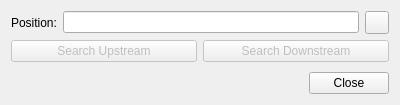
<?xml version="1.0" encoding="UTF-8"?>
<ui version="4.0">
 <class>UpstreamDownstreamDialog</class>
 <widget class="QDialog" name="UpstreamDownstreamDialog">
  <property name="geometry">
   <rect>
    <x>0</x>
    <y>0</y>
    <width>400</width>
    <height>105</height>
   </rect>
  </property>
  <property name="windowTitle">
   <string>Upstream/Downstream Search</string>
  </property>
  <layout class="QGridLayout" name="gridLayout">
   <item row="1" column="0" colspan="3">
    <layout class="QHBoxLayout" name="horizontalLayout">
     <item>
      <widget class="QPushButton" name="pushButtonSearchUpstream">
       <property name="enabled">
        <bool>false</bool>
       </property>
       <property name="text">
        <string>Search Upstream</string>
       </property>
      </widget>
     </item>
     <item>
      <widget class="QPushButton" name="pushButtonSearchDownstream">
       <property name="enabled">
        <bool>false</bool>
       </property>
       <property name="text">
        <string>Search Downstream</string>
       </property>
      </widget>
     </item>
    </layout>
   </item>
   <item row="0" column="1">
    <widget class="QLineEdit" name="lineEditPosition"/>
   </item>
   <item row="3" column="0" colspan="3">
    <widget class="QDialogButtonBox" name="buttonBox">
     <property name="orientation">
      <enum>Qt::Horizontal</enum>
     </property>
     <property name="standardButtons">
      <set>QDialogButtonBox::Close</set>
     </property>
    </widget>
   </item>
   <item row="0" column="0">
    <widget class="QLabel" name="labelPosition">
     <property name="text">
      <string>Position:</string>
     </property>
    </widget>
   </item>
   <item row="0" column="2">
    <widget class="QToolButton" name="toolButtonSelectPosition">
     <property name="toolTip">
      <string>Select reach</string>
     </property>
     <property name="text">
      <string/>
     </property>
    </widget>
   </item>
   <item row="2" column="0" colspan="3">
    <spacer name="verticalSpacer">
     <property name="orientation">
      <enum>Qt::Vertical</enum>
     </property>
     <property name="sizeHint" stdset="0">
      <size>
       <width>20</width>
       <height>40</height>
      </size>
     </property>
    </spacer>
   </item>
  </layout>
 </widget>
 <resources/>
 <connections>
  <connection>
   <sender>buttonBox</sender>
   <signal>accepted()</signal>
   <receiver>UpstreamDownstreamDialog</receiver>
   <slot>accept()</slot>
   <hints>
    <hint type="sourcelabel">
     <x>248</x>
     <y>254</y>
    </hint>
    <hint type="destinationlabel">
     <x>157</x>
     <y>274</y>
    </hint>
   </hints>
  </connection>
  <connection>
   <sender>buttonBox</sender>
   <signal>rejected()</signal>
   <receiver>UpstreamDownstreamDialog</receiver>
   <slot>reject()</slot>
   <hints>
    <hint type="sourcelabel">
     <x>316</x>
     <y>260</y>
    </hint>
    <hint type="destinationlabel">
     <x>286</x>
     <y>274</y>
    </hint>
   </hints>
  </connection>
 </connections>
</ui>
